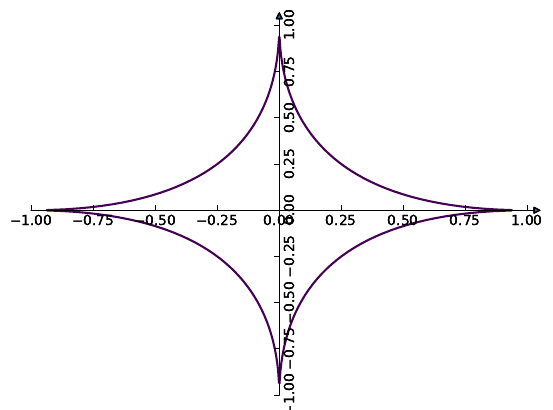

Write Python code to recreate this figure.
import pylab
import math
import numpy as np
import scipy as sp
import scipy.stats as stats
import matplotlib.pyplot as plt
from mpl_toolkits.axes_grid.axislines import SubplotZero
from numpy import inf

# Function to plot the points, it was provided to us initially
def plotData2D(X, filename=None):
    # create a figure and its axes
    fig = plt.figure()
    axs = fig.add_subplot(111)

    # see what happens, if you uncomment the next line
    # axs.set_aspect('equal')

    # plot the data
    axs.plot(X[0, :], X[1, :], 'ro', label='data')

    # set x and y limits of the plotting area
    xmin = X[0, :].min()
    xmax = X[0, :].max()
    axs.set_xlim(xmin - 10, xmax + 10)
    axs.set_ylim(-2, X[1, :].max() + 10)

    # set properties of the legend of the plot
    leg = axs.legend(loc='upper left', shadow=True, fancybox=True, numpoints=1)
    leg.get_frame().set_alpha(0.5)
    filename = None
    # either show figure on screen or write it to disk
    if filename == None:
        plt.show()
    else:
        plt.savefig(filename, facecolor='w', edgecolor='w',
                    papertype=None, format='pdf', transparent=False,
                    bbox_inches='tight', pad_inches=0.1)
    plt.close()


if __name__ == "__main__":

    # Consider the Lp norm for p and plot the corresponding  unit circle
    # Using contour ( x-y plane , z = 0) This is the point where euclidean distance  = 1
    def plotUnitCircle(p):
        """ plot some 2D vectors with p-norm < 1 """
        fig = plt.figure(1)
        ax = SubplotZero(fig, 111)
        fig.add_subplot(ax)

        for direction in ["xzero", "yzero"]:
            ax.axis[direction].set_axisline_style("-|>")
            ax.axis[direction].set_visible(True)

        for direction in ["left", "right", "bottom", "top"]:
            ax.axis[direction].set_visible(False)

        x = np.linspace(-1.0, 1.0, 1000)
        y = np.linspace(-1.0, 1.0, 1000)
        X, Y = np.meshgrid(x, y)
        F = (((abs(X) ** p + abs(Y) ** p) ** (1.0 / p)) - 1)
        ax.contour(X, Y, F, [0])
        plt.savefig('UnitCircle.pdf', facecolor='w', edgecolor='w',
                    papertype=None, format='pdf', transparent=False,
                    bbox_inches='tight', pad_inches=0.1)
        plt.show()

    # Call the Function to plot unit circle, with p = 0.5
    plotUnitCircle(0.5)